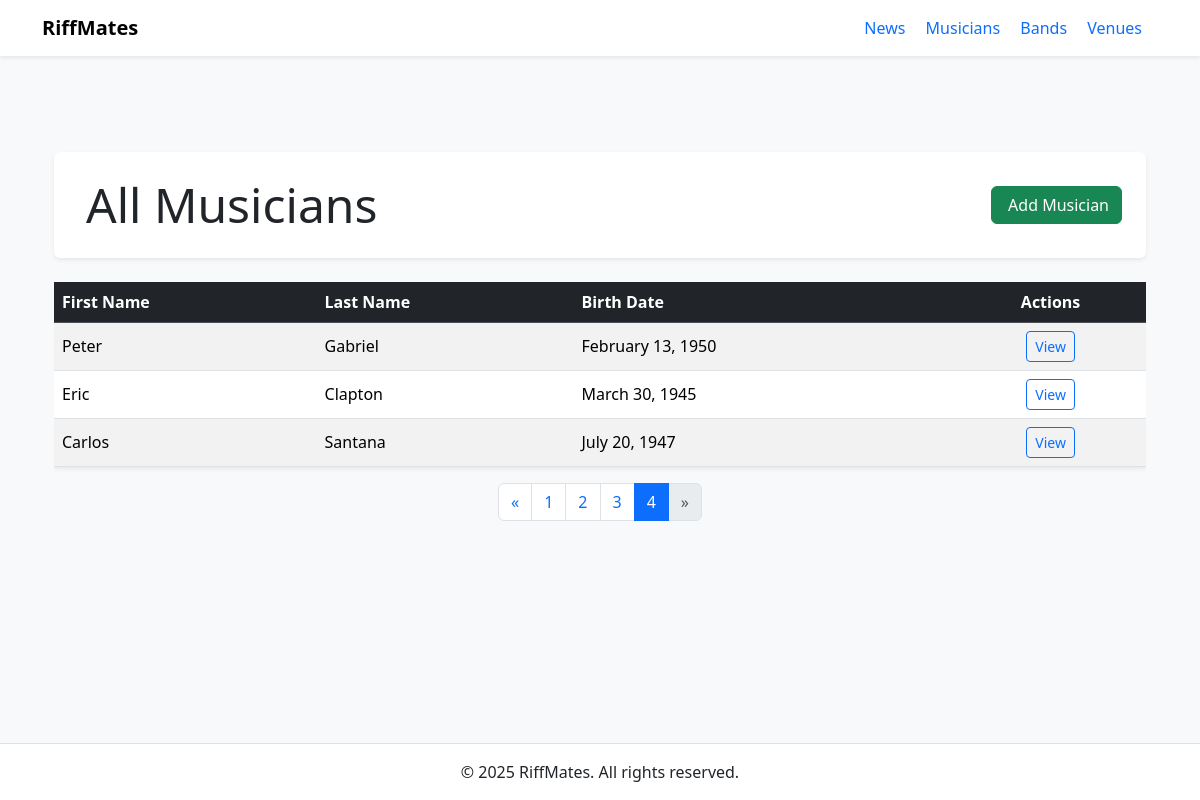
Page /musicians/?page=4 on the earlier database version.
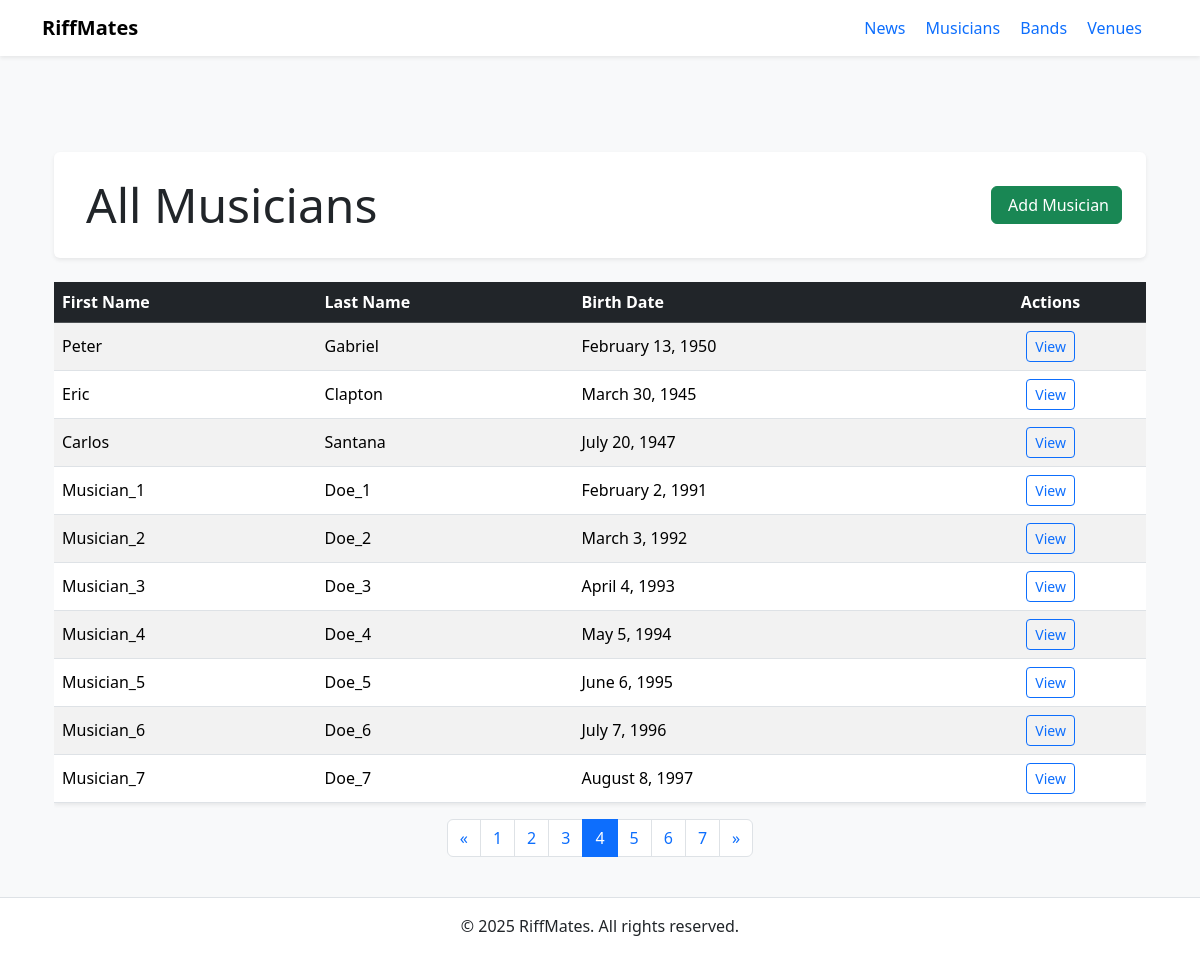
Same page on the later database version.
### band/models.py (models this page shows, shortened)
class Musician(models.Model):
    first_name=models.CharField(max_length=50)
    last_name=models.CharField(max_length=50)
    birth=models.DateField()

### band/views.py (the view)
# urls.py: path("musicians/",bandViews.viewAllBands, name="musician_list"),
def viewAllBands(request):
    musicians_list = Musician.objects.all()
    paginator = Paginator(musicians_list, 10)
    page_number = request.GET.get('page')
    try:
        musicians = paginator.page(page_number)
    except PageNotAnInteger:
        musicians = paginator.page(1)
    except EmptyPage:
        musicians = paginator.page(paginator.num_pages)
    context = {'musicians': musicians}
    return render(request, 'all_bands.html', context)

### templates/all_bands.html (shortened to what this page needs)
{% extends "base.html" %} {% load static %}  {% block content %}
<div class="container mt-5">
  <div
    class="d-flex justify-content-between align-items-center bg-white p-4 shadow-sm rounded mb-4"
  >
    <h1 class="display-5 text-dark m-0">
      All Musicians
    </h1>
    <a href="" class="btn btn-success">
       Add Musician
    </a>
  </div>
  <div class="table-responsive">
    <table class="table table-hover table-striped shadow-sm align-middle">
      <thead class="table-dark">
        <tr>
          <th scope="col">First Name</th>
          <th scope="col">Last Name</th>
          <th scope="col">Birth Date</th>
          <th scope="col" class="text-center">Actions</th>
        </tr>
      </thead>
      <tbody>
        {% for musician in musicians %}
        <tr>
          <td>{{ musician.first_name }}</td>
          <td>{{ musician.last_name }}</td>
          <td>{{ musician.birth|date:"F j, Y" }}</td>
          <td class="text-center">
            <a
              href="{% url 'musician_detail' musician.id %}"
              class="btn btn-sm btn-outline-primary"
            >
               View
            </a>
          </td>
        </tr>
        {% endfor %}
      </tbody>
    </table>
  </div>
  {% if musicians.paginator.num_pages > 1 %}
  <nav aria-label="Page navigation">
    <ul class="pagination justify-content-center">
      {% if musicians.has_previous %}
      <li class="page-item">
        <a
          class="page-link"
          href="?page={{ musicians.previous_page_number }}"
          aria-label="Previous"
        >
          <span aria-hidden="true">&laquo;</span>
        </a>
      </li>
      {% else %}
      <li class="page-item disabled">
        <span class="page-link" aria-hidden="true">&laquo;</span>
      </li>
      {% endif %} {% for num in musicians.paginator.page_range %}
      <li class="page-item {% if num == musicians.number %}active{% endif %}">
        <a class="page-link" href="?page={{ num }}">{{ num }}</a>
      </li>
      {% endfor %} {% if musicians.has_next %}
      <li class="page-item">
        <a
          class="page-link"
          href="?page={{ musicians.next_page_number }}"
          aria-label="Next"
        >
          <span aria-hidden="true">&raquo;</span>
        </a>
      </li>
      {% else %}
      <li class="page-item disabled">
        <span class="page-link" aria-hidden="true">&raquo;</span>
      </li>
      {% endif %}
    </ul>
  </nav>
  {% endif %}
</div>
{% endblock %}

Differences in the rows shown:
added Musician: first_name "Musician_1", last_name "Doe_1", birth "February 2, 1991"
added Musician: first_name "Musician_2", last_name "Doe_2", birth "March 3, 1992"
added Musician: first_name "Musician_3", last_name "Doe_3", birth "April 4, 1993"
added Musician: first_name "Musician_4", last_name "Doe_4", birth "May 5, 1994"
added Musician: first_name "Musician_5", last_name "Doe_5", birth "June 6, 1995"
added Musician: first_name "Musician_6", last_name "Doe_6", birth "July 7, 1996"
added Musician: first_name "Musician_7", last_name "Doe_7", birth "August 8, 1997"
Other differences:
new list line: "5"
new list line: "6"
new list line: "7"
